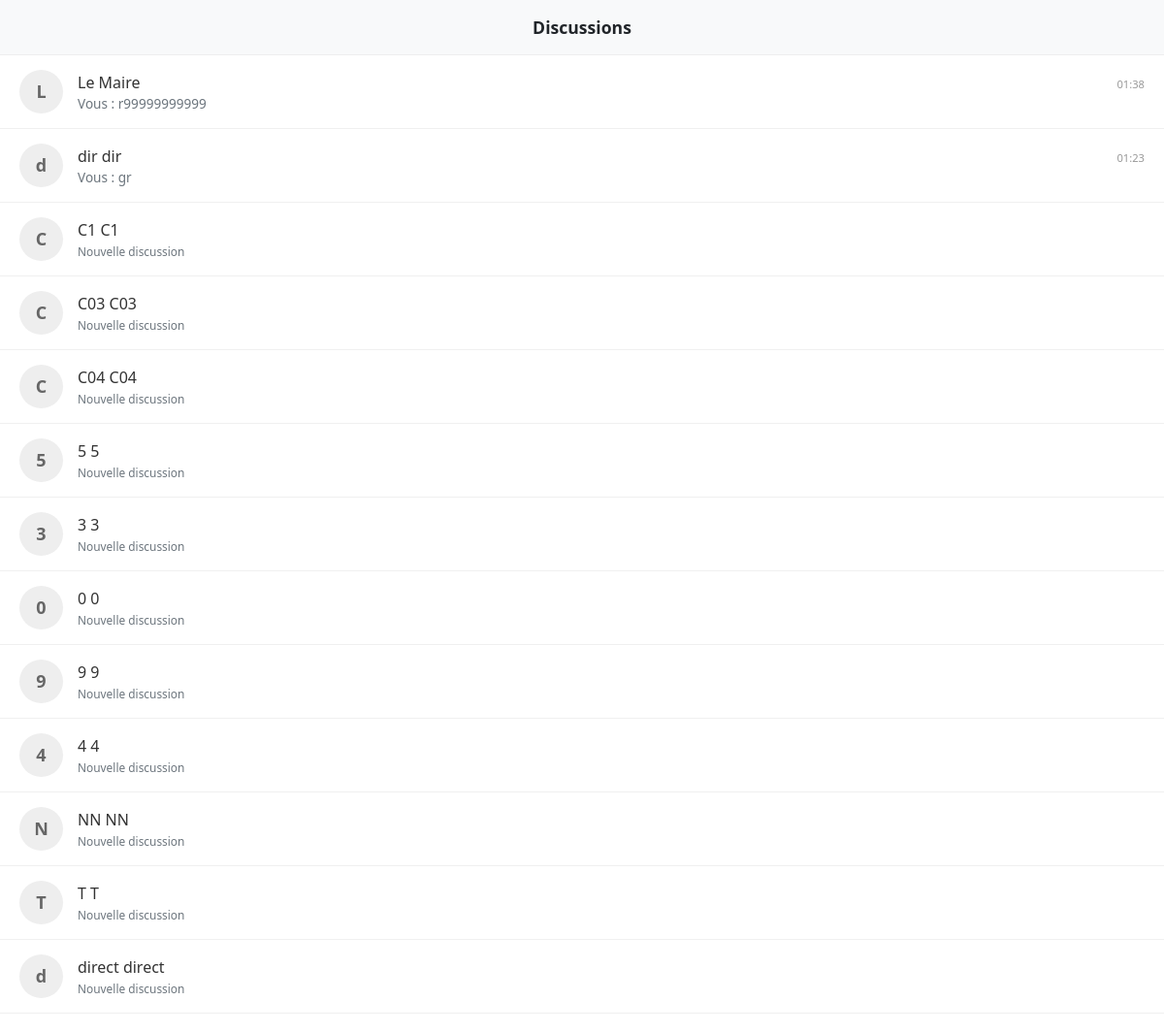
Page /phone/ (signed in) on the earlier database version.
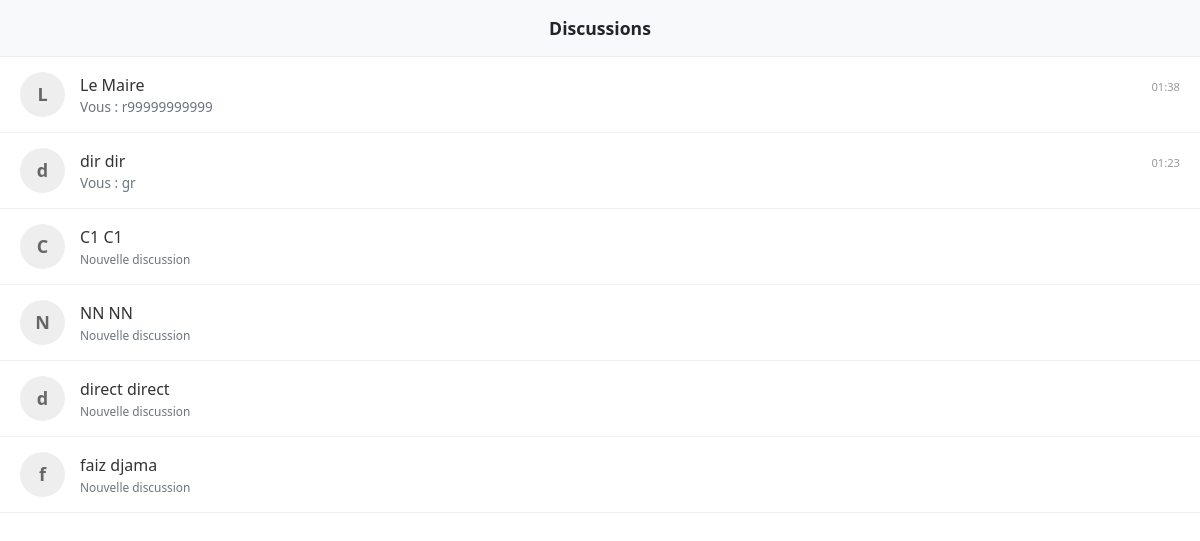
Same page on the later database version.
### myapp/models.py (models this page shows, shortened)
class Citoyen(models.Model):
    compte = models.OneToOneField(User, on_delete=models.SET_NULL, null=True, blank=True, related_name="profil_citoyen")
    ville = models.ForeignKey(Ville, on_delete=models.CASCADE, related_name="habitants")
    nom = models.CharField(max_length=50)
    prenom = models.CharField(max_length=50)
    age = models.IntegerField(default=18)
    lieu_travail = models.ForeignKey(Batiment, on_delete=models.SET_NULL, null=True, blank=True, related_name="employes")
    sante = models.IntegerField(default=100)
    bonheur = models.IntegerField(default=100)
    epargne = models.IntegerField(default=0) # Argent à la banque
    argent = models.IntegerField(default=0)  # Porte-monnaie
    lieu_vie = models.ForeignKey(
        Batiment,
        on_delete=models.SET_NULL,
        null=True,
        blank=True,
        related_name="locataires"
    )
    vehicule = models.BooleanField(default=False)
    nom_voiture = models.CharField(max_length=100, blank=True, null=True, default="Aucune")
    est_en_prison = models.BooleanField(default=False)
    date_liberation = models.DateTimeField(null=True, blank=True)
    prochain_loyer = models.DateTimeField(null=True, blank=True)

class Message(models.Model):
    expediteur = models.ForeignKey(Citoyen, on_delete=models.CASCADE, related_name="messages_envoyes")
    destinataire = models.ForeignKey(Citoyen, on_delete=models.CASCADE, related_name="messages_recus")
    contenu = models.TextField()
    date_envoi = models.DateTimeField(auto_now_add=True)
    lu = models.BooleanField(default=False) # Pour gérer les notifications "non lu"

### myapp/views.py (the view)
# urls.py: path('phone/', views.telephone_index, name='phone_index'),
@login_required
def telephone_index(request):
    from .models import Message # Import de secours
    from django.utils import timezone # Pour gérer les dates
    import datetime
    moi = get_mon_profil(request.user)
    if not moi:
        return redirect('dashboard')
    ville = moi.ville
    autres_citoyens = Citoyen.objects.filter(ville=ville).exclude(id=moi.id)
    contacts_data = []
    for contact in autres_citoyens:
        last_msg = Message.objects.filter(
            (Q(expediteur=moi) & Q(destinataire=contact)) |
            (Q(expediteur=contact) & Q(destinataire=moi))
        ).order_by('-date_envoi').first()
        has_unread = Message.objects.filter(expediteur=contact, destinataire=moi, lu=False).exists()
        contacts_data.append({
            'citoyen': contact,
            'last_message': last_msg,
            'has_unread': has_unread
        })
    def get_sort_date(item):
        if item['last_message']:
            return item['last_message'].date_envoi
        else:
            return timezone.now() - datetime.timedelta(days=365*50) # Il y a 50 ans
    contacts_data.sort(key=get_sort_date, reverse=True)
    return render(request, 'phone/index.html', {'contacts_data': contacts_data})

### myapp/views.py (called while the page is built)
def get_mon_profil(user):
    try:
        return user.profil_citoyen
    except:
        if user.is_superuser:
            ville = Ville.objects.first()
            profil = Citoyen.objects.create(
                compte=user,
                ville=ville,
                prenom="Le",
                nom="Maire",
                age=45
            )
            return profil
    return None

### myapp/templates/phone/index.html (shortened to what this page needs)
<!DOCTYPE html>
<html lang="fr">
<head>
    <link href="https://cdn.jsdelivr.net/npm/bootstrap@5.3.0/dist/css/bootstrap.min.css" rel="stylesheet">
    <link rel="stylesheet" href="https://cdnjs.cloudflare.com/ajax/libs/font-awesome/6.0.0/css/all.min.css">
</head>
<body>
    <div class="app-container">
        <div class="phone-header">Discussions</div>
        <div class="phone-body">
            {% for item in contacts_data %}
                <a href="{% url 'telephone_chat' item.citoyen.id %}" class="contact-item {% if item.has_unread %}is-unread{% endif %}">
                    <div class="avatar">{{ item.citoyen.prenom|slice:":1" }}</div>
                    <div style="flex: 1; min-width: 0;">
                        <div class="d-flex justify-content-between align-items-baseline">
                            <span class="name">{{ item.citoyen.prenom }} {{ item.citoyen.nom }}</span>
                            {% if item.last_message %}
                                <span style="font-size: 0.7rem; color: #999;">{{ item.last_message.date_envoi|date:"H:i" }}</span>
                            {% endif %}
                        </div>
                        <div class="text-muted text-truncate" style="font-size: 0.85rem;">
                            {% if item.last_message %}
                                {% if item.last_message.expediteur == item.citoyen %}
                                    {{ item.last_message.contenu }}
                                {% else %}
                                    <span class="text-secondary">Vous : {{ item.last_message.contenu }}</span>
                                {% endif %}
                            {% else %}
                                <span class="text-secondary small">Nouvelle discussion</span>
                            {% endif %}
                        </div>
                    </div>
                </a>
            {% empty %}
                <div class="text-center mt-5 text-muted"><p>Aucun contact.</p></div>
            {% endfor %}
        </div>
    </div>
</body>
</html>

Differences in the rows shown:
removed Citoyen: citoyen.prenom "C", citoyen.prenom "C03", citoyen.nom "C03", shows "Nouvelle discussion"
removed Citoyen: citoyen.prenom "C", citoyen.prenom "C04", citoyen.nom "C04", shows "Nouvelle discussion"
removed Citoyen: citoyen.prenom "5", citoyen.nom "5", shows "Nouvelle discussion"
removed Citoyen: citoyen.prenom "3", citoyen.nom "3", shows "Nouvelle discussion"
removed Citoyen: citoyen.prenom "0", citoyen.nom "0", shows "Nouvelle discussion"
removed Citoyen: citoyen.prenom "9", citoyen.nom "9", shows "Nouvelle discussion"
removed Citoyen: citoyen.prenom "4", citoyen.nom "4", shows "Nouvelle discussion"
removed Citoyen: citoyen.prenom "T", citoyen.nom "T", shows "Nouvelle discussion"
added Citoyen: citoyen.prenom "f", citoyen.prenom "faiz", citoyen.nom "djama", shows "Nouvelle discussion"
